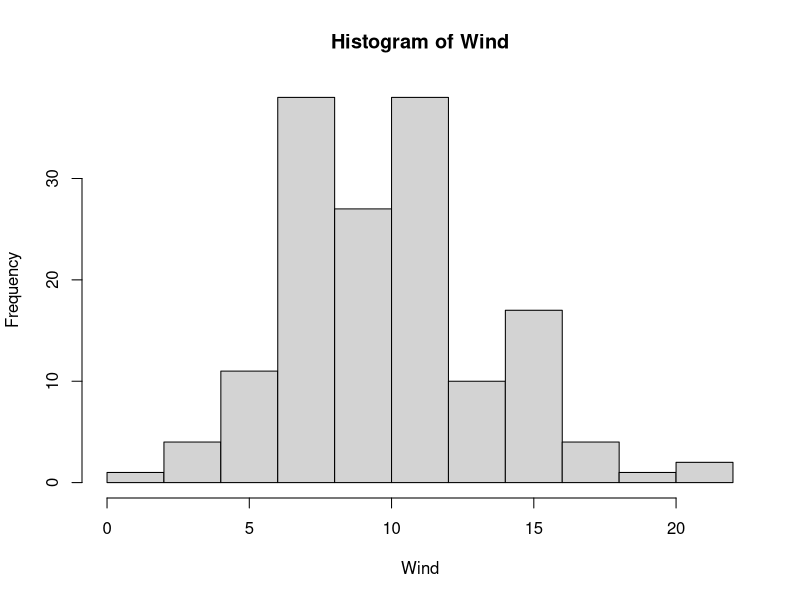
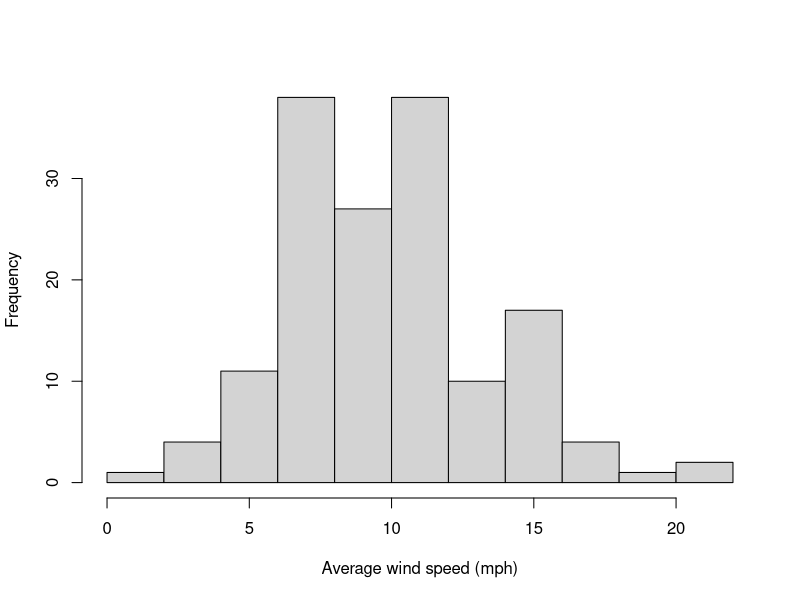
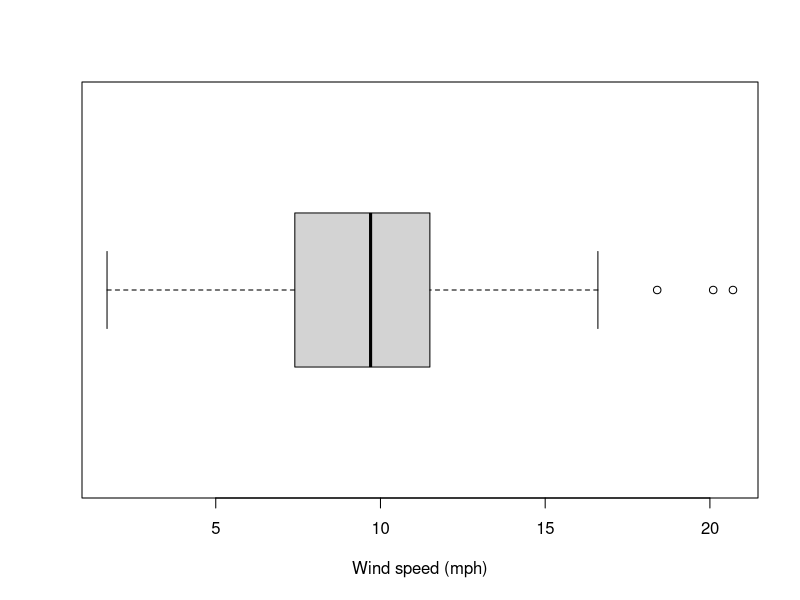
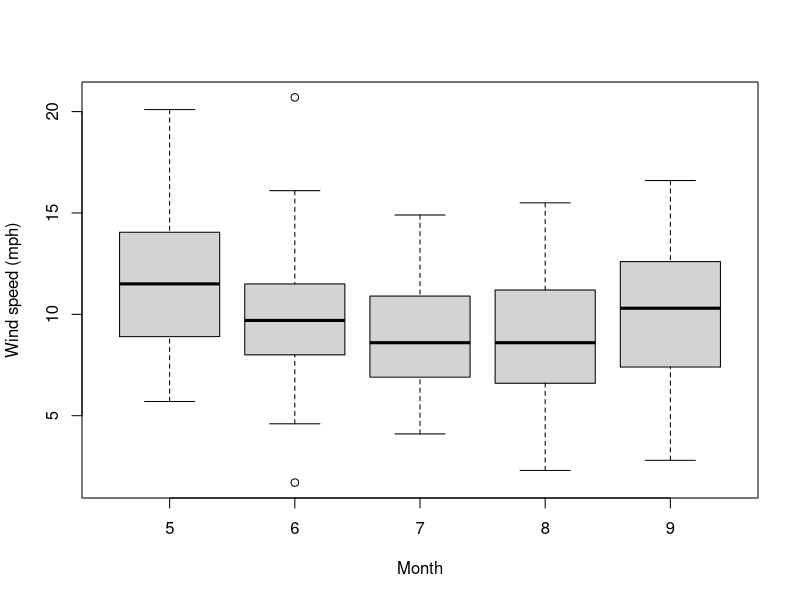
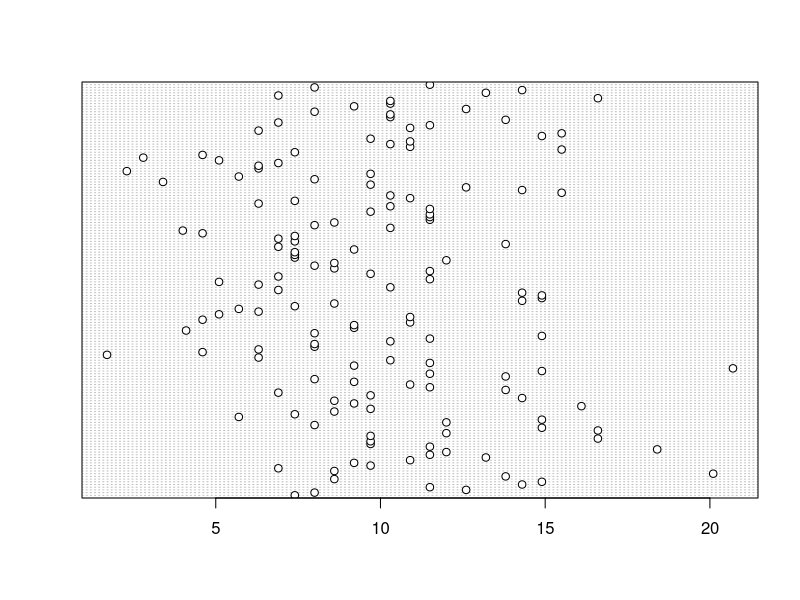
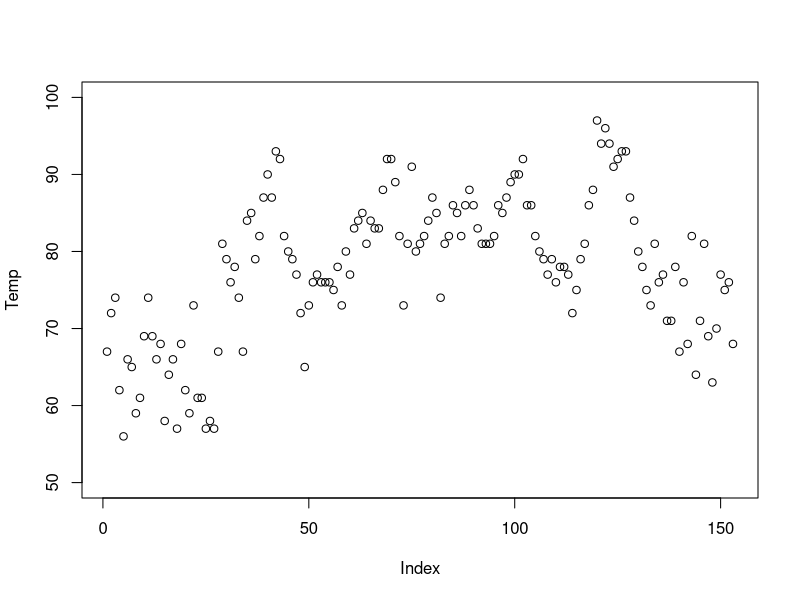
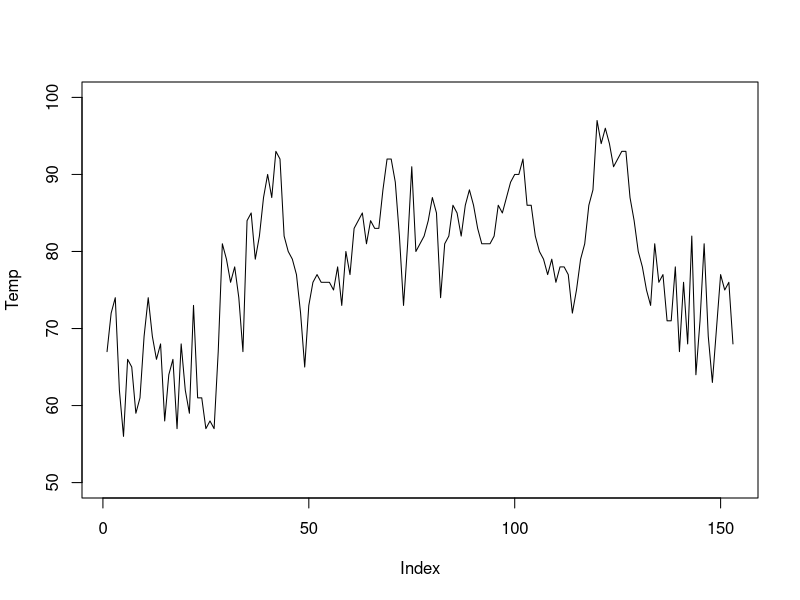
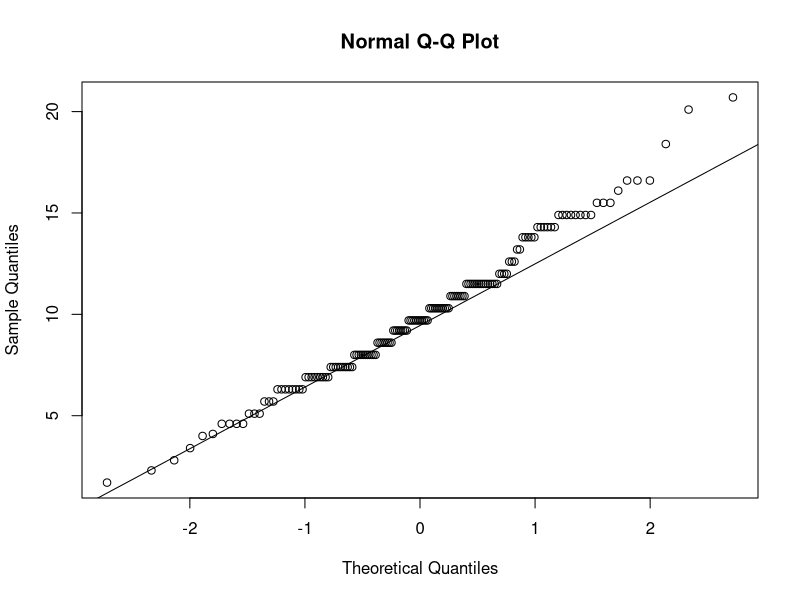

Source code (R) for these figures, in order:
## ----IntroAirQuality-----------------------------------------------------
str(airquality) 

## ----AttachAirQuality----------------------------------------------------
attach(airquality) 

## ----HistAirQualityWind--------------------------------------------------
hist(Wind) 

## ----HistAirQualityWind2-------------------------------------------------
hist(Wind, xlab="Average wind speed (mph)", main="") 

## ----Boxplot, echo=FALSE, fig.width=7, fig.height=5, eval=-1-------------
windows(7, 5) 
boxplot(Wind, horizontal=TRUE, xlab="Wind speed (mph)") 

## ----CompBoxplot---------------------------------------------------------
boxplot(Wind~Month, xlab="Month", ylab="Wind speed (mph)") 

## ----DotPlot, echo=FALSE, fig.width=7, fig.height=2.5, eval=-1-----------
windows(7, 2.5) 
dotchart(Wind) 

## ----LinePlot------------------------------------------------------------
plot(Temp, ylim=c(50,100)) 

## ----LinePlot2-----------------------------------------------------------
plot(Temp, ylim=c(50,100), type="l") 

## ----NormPlot------------------------------------------------------------
qqnorm(Wind) 
qqline(Wind) 

## ----ScatterCode1, eval=FALSE--------------------------------------------
plot(Wind, Temp) 

## ----ScatterCode2, eval=FALSE--------------------------------------------
plot(Temp~Wind) 

## ----Scatter-------------------------------------------------------------
plot(Wind, Temp) 

## ----MatrixPlot----------------------------------------------------------
pairs(data.frame(Ozone, Solar.R, Wind, Temp)) 

## ----IntroStateRegion----------------------------------------------------
str(state.region) 
levels(state.region) 

## ----StateRegionBarChart-------------------------------------------------
plot(state.region) 

## ----SummaryState--------------------------------------------------------
summary(state.region) 

## ----StateRegionBarChart2------------------------------------------------
barplot(summary(state.region)) 

## ----ReorderRegions------------------------------------------------------
summary(state.region)[c(4,2,3,1)] 

## ----StateRegionBarChartImp----------------------------------------------
barplot(summary(state.region)[c(4,2,3,1)]) 

## ----StateRegionPieChart, fig.width=7, fig.height=7----------------------
pie(summary(state.region)) 

## ----DetachAirQuality----------------------------------------------------
detach(airquality) 

